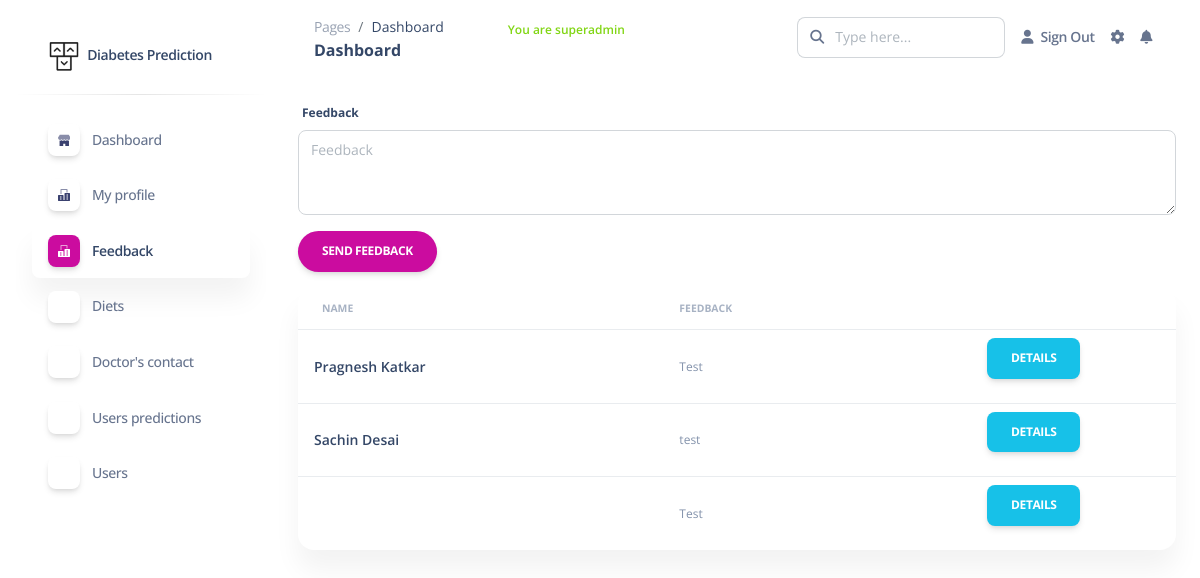
/feedback/ (signed in), run on the app's committed database.
### main/models.py (models this page shows)
class Feedback(models.Model):
	user_id = models.ForeignKey(User, on_delete=models.CASCADE)
	feedback = models.TextField()

### main/views.py (the view)
# urls.py: path('feedback/', feedback_view, name='feedback'),
@login_required(login_url='/login/')
def feedback_view(request):
    user_id= request.session['user_id']
    user = User.objects.filter(id=user_id).values()[0]
    feedback = Feedback.objects.filter(user_id=user_id)
    if user['is_superuser']:
        feedback = Feedback.objects.all()
    context = {
        'title':  'Feedback',
        'feedbacks': feedback
    }
    return render(request, 'dashboard/feedback.html', context)

### main/templates/dashboard/feedback.html (shortened to what this page needs)
{% extends 'dashboard/sidebar.html' %}
{% load static %}
{% block dashboard_content %}
<form id="feedback-form">
	<div class="row">
		<div class="col-lg-12">
			<div class="form-group">
				<label>Feedback</label>
				<textarea id="feedback" type="text" class="form-control" placeholder="Feedback" rows="3"></textarea>
			</div>
		</div>
	</div>
	<div class="row">
		<div class="update ml-auto mr-auto">
			<button type="submit" class="btn btn-primary btn-round">Send feedback</button>
		</div>
	</div>
</form>
<div class="card">
	<table class="table align-items-center mb-0">
		<thead>
			<tr>
				<th class="text-uppercase text-secondary text-xxs font-weight-bolder opacity-7">Name</th>
				<th class="text-uppercase text-secondary text-xxs font-weight-bolder opacity-7 ps-2">Feedback</th>
				<th class="text-secondary opacity-7"></th>
			</tr>
		</thead>
		<tbody>
			{% for feedback in feedbacks %}
			<tr>
				<td>
					<div class="d-flex px-2 py-1">
						<h6 class="mb-0 text-sm">{{ feedback.user_id.first_name }} {{ feedback.user_id.last_name }}</h6>
					</div>
				</td>
				<td>
					<p class="text-xs text-secondary mb-0">{{ feedback.feedback }}</p>
				</td>
				<td class="align-middle text-center">
					<a href="/dashboard/prediction/{{ feedback.id }}"><button class="btn btn-info">Details</button></a>
				</td>
			</tr>
			{% endfor %}
		</tbody>
	</table>
</div>
{% endblock dashboard_content %}

### data on the page
Feedback: user_id.first_name "Pragnesh", user_id.last_name "Katkar", feedback "Test"
Feedback: user_id.first_name "Sachin", user_id.last_name "Desai", feedback "test"
Feedback: feedback "Test"
